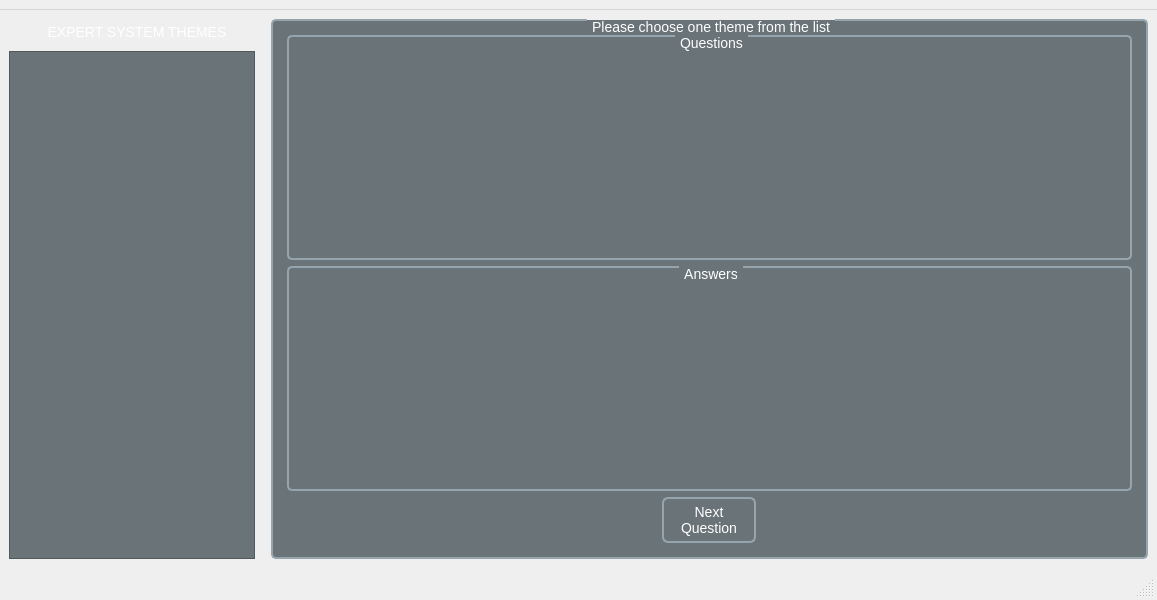
<?xml version="1.0" encoding="UTF-8"?>
<ui version="4.0">
 <class>MainWindow</class>
 <widget class="QMainWindow" name="MainWindow">
  <property name="geometry">
   <rect>
    <x>0</x>
    <y>0</y>
    <width>1157</width>
    <height>600</height>
   </rect>
  </property>
  <property name="sizePolicy">
   <sizepolicy hsizetype="Fixed" vsizetype="Fixed">
    <horstretch>0</horstretch>
    <verstretch>0</verstretch>
   </sizepolicy>
  </property>
  <property name="windowTitle">
   <string>ExpertS</string>
  </property>
  <property name="styleSheet">
   <string notr="true">QMainWindow, QWidget{
    background-color: qlineargradient(x1: 0, y1: 0, x2: 0, y2: 1,
                                      stop: 0 #697378, stop: 1 #96A4AD);

	

}

*{
	font-size:14px;
	font-family:&quot;Bahnschrift&quot;;
	padding:5px;
	color:white;
}

QLabel,QRadioButton{
	background-color: rgba(0,0,0,0%)
}

QPushButton
{

    background-color: qlineargradient(x1: 0, y1: 0, x2: 0, y2: 1,
                                     stop: 0 #96A4AD, stop: 1 #697378 );

border: 2px solid #96A4AD;
border-radius:6px;

    min-width: 80px;
	min-height:30px;
}

QPushButton:pressed {
    background-color: qlineargradient(x1: 0, y1: 0, x2: 0, y2: 1,
                                     stop: 0 #74828B, stop: 1 #697378 );
}

QPushButton:flat {
    border: none; /* no border for a flat push button */
}

QPushButton:default {
    border-color: #535a66;
}

QPushButton:disabled {
    background-color: qlineargradient(x1: 0, y1: 0, x2: 0, y2: 1,
                                      stop: 0 #475156, stop: 1 #74828B);
}

QGroupBox::title {
    subcontrol-origin: margin;
    subcontrol-position: top center; /* position at the top center */
    padding: 0 3px;
    background-color: qlineargradient(x1: 0, y1: 0, x2: 0, y2: 1,
                                      stop: 0 #FFOECE, stop: 1 #FFFFFF);

}

QRadioButton::indicator
{
    width: 13px;
    height: 13px;
}

QRadioButton::indicator::unchecked
{
   image: url(&quot;images/Radio_Off.PNG&quot;);
}

QRadioButton::indicator:unchecked:hover
{
    image: url(&quot;images/Radio_Hover.PNG&quot;);
}

QRadioButton::indicator:unchecked:pressed
{
    image: url(&quot;images/Radio_Off.PNG&quot;);
}

QRadioButton::indicator::checked 
{
    image: url(&quot;images/Radio_On.PNG&quot;);
}

QRadioButton::indicator:checked:hover 
{
    image: url(&quot;images/Radio_On.PNG&quot;);
}

QRadioButton::indicator:checked:pressed 
{
    image: url(&quot;images/Radio_Off.PNG&quot;);
}</string>
  </property>
  <widget class="QWidget" name="centralwidget">
   <layout class="QGridLayout" name="gridLayout">
    <item row="1" column="0">
     <widget class="QListView" name="listViewESThemes">
      <property name="sizePolicy">
       <sizepolicy hsizetype="Maximum" vsizetype="MinimumExpanding">
        <horstretch>0</horstretch>
        <verstretch>0</verstretch>
       </sizepolicy>
      </property>
      <property name="styleSheet">
       <string notr="true">QListView {
    alternate-background-color: yellow;
    background-color: #697378;
	margin-right:10px
}

QListView {
    show-decoration-selected: 1; /* make the selection span the entire width of the view */
}

QListView::item:selected:active {
	 background-color: #96A4AD;
}

QListView::item:hover {
     background-color: #96A4AD;
}</string>
      </property>
     </widget>
    </item>
    <item row="0" column="1" rowspan="2">
     <widget class="QGroupBox" name="gBMain">
      <property name="sizePolicy">
       <sizepolicy hsizetype="Preferred" vsizetype="Preferred">
        <horstretch>0</horstretch>
        <verstretch>0</verstretch>
       </sizepolicy>
      </property>
      <property name="styleSheet">
       <string notr="true">QGroupBox{
	    background-color: #697378;
		    border: 2px solid #96A4AD;
    border-radius: 5px;
    margin-top: 3ex; /* leave space at the top for the title */
text-transform: uppercase;
}</string>
      </property>
      <property name="title">
       <string>Please choose one theme from the list</string>
      </property>
      <property name="alignment">
       <set>Qt::AlignCenter</set>
      </property>
      <layout class="QVBoxLayout" name="verticalLayout">
       <item>
        <widget class="QGroupBox" name="gbQuestions">
         <property name="styleSheet">
          <string notr="true">QGroupBox {
    background-color: qlineargradient(x1: 0, y1: 0, x2: 0, y2: 1,
                                      stop: 0 #697378, stop: 1 #96A4AD);
}</string>
         </property>
         <property name="title">
          <string>Questions</string>
         </property>
         <property name="alignment">
          <set>Qt::AlignCenter</set>
         </property>
         <layout class="QVBoxLayout" name="verticalLayout_2">
          <item>
           <widget class="QLabel" name="lblQuestion">
            <property name="sizePolicy">
             <sizepolicy hsizetype="Minimum" vsizetype="Minimum">
              <horstretch>0</horstretch>
              <verstretch>0</verstretch>
             </sizepolicy>
            </property>
            <property name="styleSheet">
             <string notr="true"/>
            </property>
            <property name="text">
             <string/>
            </property>
           </widget>
          </item>
         </layout>
        </widget>
       </item>
       <item>
        <widget class="QGroupBox" name="gBAnswers">
         <property name="styleSheet">
          <string notr="true">QGroupBox {
    background-color: qlineargradient(x1: 0, y1: 0, x2: 0, y2: 1,
                                      stop: 0 #697378, stop: 1 #96A4AD);
}</string>
         </property>
         <property name="title">
          <string>Answers</string>
         </property>
         <property name="alignment">
          <set>Qt::AlignCenter</set>
         </property>
         <layout class="QVBoxLayout" name="verticalLayout_3"/>
        </widget>
       </item>
       <item>
        <layout class="QHBoxLayout" name="horizontalLayout">
         <item>
          <widget class="QPushButton" name="pBNextQuestion">
           <property name="sizePolicy">
            <sizepolicy hsizetype="Fixed" vsizetype="Fixed">
             <horstretch>0</horstretch>
             <verstretch>0</verstretch>
            </sizepolicy>
           </property>
           <property name="layoutDirection">
            <enum>Qt::LeftToRight</enum>
           </property>
           <property name="styleSheet">
            <string notr="true"/>
           </property>
           <property name="text">
            <string>Next
Question</string>
           </property>
          </widget>
         </item>
        </layout>
       </item>
      </layout>
     </widget>
    </item>
    <item row="0" column="0">
     <widget class="QLabel" name="lblThemes">
      <property name="text">
       <string>EXPERT SYSTEM THEMES</string>
      </property>
      <property name="alignment">
       <set>Qt::AlignCenter</set>
      </property>
     </widget>
    </item>
   </layout>
  </widget>
  <widget class="QMenuBar" name="menubar">
   <property name="geometry">
    <rect>
     <x>0</x>
     <y>0</y>
     <width>1157</width>
     <height>33</height>
    </rect>
   </property>
  </widget>
  <widget class="QStatusBar" name="statusbar"/>
 </widget>
 <resources/>
 <connections/>
</ui>
